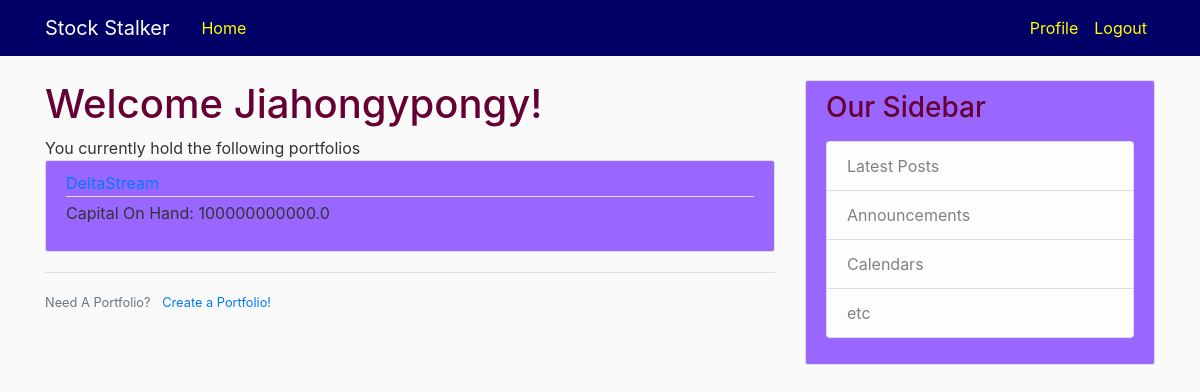
/profile (signed in), run on an earlier commit of the app's database.
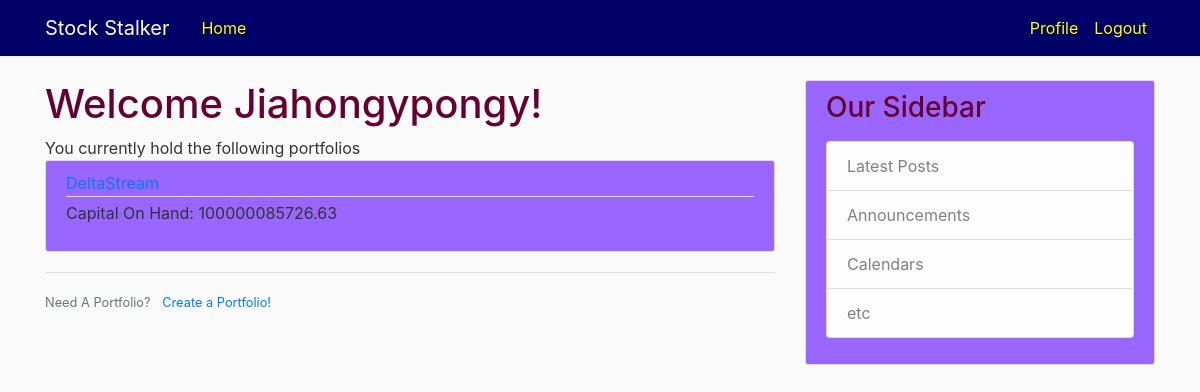
And on a later commit of the database.
### website/models.py (models this page shows, shortened)
class User(db.Model, UserMixin):
    id = db.Column(db.Integer, primary_key=True)
    username = db.Column(db.String, unique=True, nullable=False)
    image_file = db.Column(db.String(20), nullable=False, default='default.jpg')
    password = db.Column(db.String, nullable=False)
    security_question = db.Column(db.String, nullable = False)
    security_answer = db.Column(db.String, nullable = False)
    portfolios = db.relationship('PortfolioShell', backref='holder', lazy=True)

class PortfolioShell(db.Model):
	id = db.Column(db.Integer, primary_key=True)
	name = db.Column(db.String, unique=True, nullable = False)
	capital = db.Column(db.Float, default = 1.0)
	stocks = db.relationship('StockShell', backref='portfolio', lazy=True)
	user_id = db.Column(db.Integer, db.ForeignKey('user.id'),nullable=False)

### website/routes.py (the view)
@app.route("/profile")
@login_required
def profile():
	portfolios = PortfolioShell.query.filter_by(holder = current_user)
	return render_template('profile.html', title='Profile', portfolios = portfolios)

### website/models.py (called while the page is built)
@login_manager.user_loader
def load_user(user_id):
	return User.query.get(int(user_id))

### website/templates/profile.html
{% extends "layout.html" %}
{% block content %}
    <h1> Welcome {{ current_user.username }}!</h1>
    You currently hold the following portfolios
    {% for portfolio in portfolios %}
        <article class="media content-section">
          <div class="media-body">
            <div class="article-metadata">
              <a class="mr-2" href="{{ url_for('portfolio', portfolio_id =portfolio.id) }}">{{ portfolio.name }}</a>
            </div>
            <p class="article-content">Capital On Hand: {{ portfolio.capital }}</p>
          </div>
        </article>
    {% endfor %}
    <div class="border-top pt-3">
        <small class="text-muted">
            Need A Portfolio? <a class="ml-2" href="{{ url_for('create_portfolio') }}"> Create a Portfolio! </a>
        </small>
    </div>
{% endblock content %}

### website/templates/layout.html (shortened to what this page needs)
<!DOCTYPE html>
<html>
<head>
    <link rel="stylesheet" href="https://maxcdn.bootstrapcdn.com/bootstrap/4.0.0/css/bootstrap.min.css">
    <link rel="stylesheet" type="text/css" href="{{ url_for('static', filename='style.css') }}">
</head>
<body>
    <header class="site-header">
      <nav class="navbar navbar-expand-md navbar-dark bg-steel fixed-top">
        <div class="container">
          <a class="navbar-brand mr-4" href="/">Stock Stalker</a>
          <div class="collapse navbar-collapse" id="navbarToggle">
            <div class="navbar-nav mr-auto">
              <a class="nav-item nav-link" href="{{ url_for('home') }}">Home</a>
            </div>
            <div class="navbar-nav">
                {% if current_user.is_authenticated %}
                  <a class="nav-item nav-link" href="{{ url_for('profile') }}">Profile</a>
                  <a class="nav-item nav-link" href="{{ url_for('logout') }}">Logout</a>
                {% else %}
                  <a class="nav-item nav-link" href="{{ url_for('login') }}">Login</a>
                  <a class="nav-item nav-link" href="{{ url_for('register') }}">Register</a>
                {% endif %}
            </div>
          </div>
        </div>
      </nav>
    </header>
    <main role="main" class="container">
      <div class="row">
        <div class="col-md-8">
          {% block content %}{% endblock %}
        </div>
        <div class="col-md-4">
          <div class="content-section">
            <h3>Our Sidebar</h3>
            <p class='text-muted'>
              <ul class="list-group">
                <li class="list-group-item list-group-item-light">Latest Posts</li>
                <li class="list-group-item list-group-item-light">Announcements</li>
                <li class="list-group-item list-group-item-light">Calendars</li>
                <li class="list-group-item list-group-item-light">etc</li>
              </ul>
            </p>
          </div>
        </div>
      </div>
    </main>
</body>
</html>

### website/static/style.css (style rules this page uses)
body { background: #fafafa; color: #333333; margin-top: 5rem; }
h1, h2, h3, h4, h5, h6 { color: #660033; }
.bg-steel { background-color: #000066; }
.site-header .navbar-nav .nav-link { color: #ffff00; }
.content-section { background: #9966ff; padding: 10px 20px; border: 1px solid #dddddd; border-radius: 3px; margin-bottom: 20px; }
.article-content { white-space: pre-line; }
.article-metadata { padding-bottom: 1px; margin-bottom: 4px; border-bottom: 1px solid #e3e3e3 }

What changed in the data, as far as the page shows it:
changed PortfolioShell "DeltaStream": capital "100000000000.0" → "100000085726.63"
